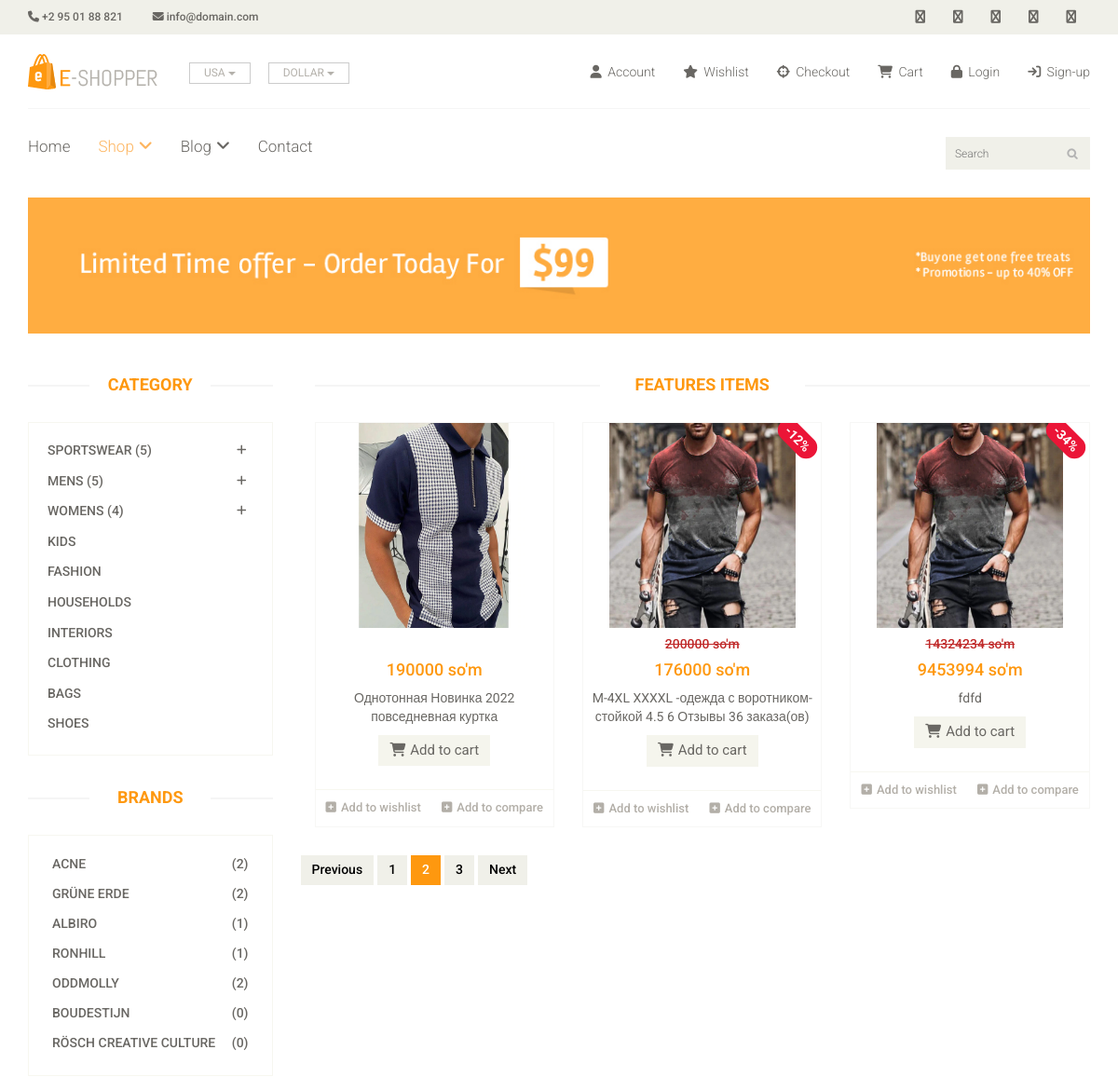
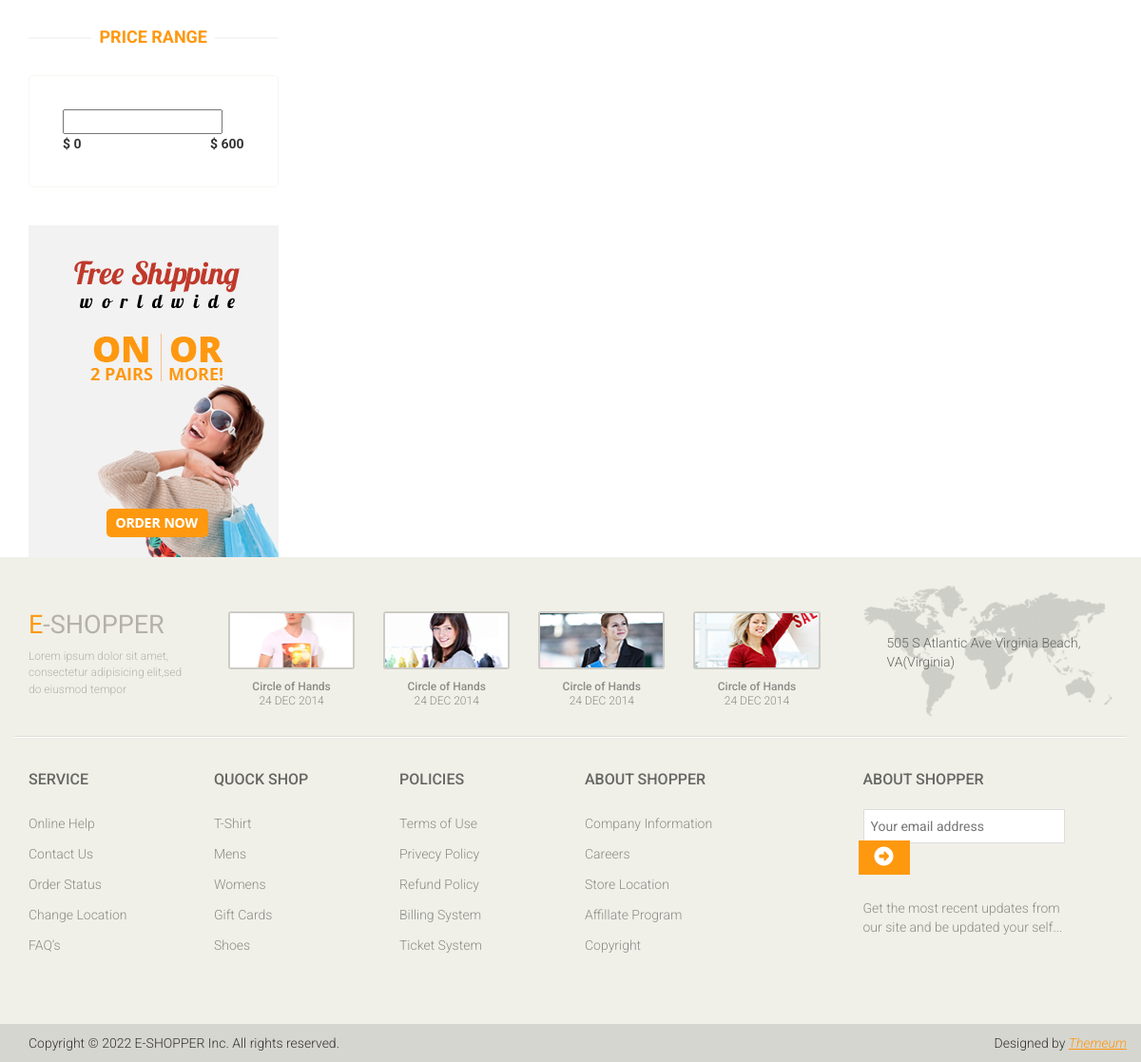
Screenshot of /shop/?page=2 with the database file from the repository (2 pictures, top to bottom).
### pages/models.py (models this page shows, shortened)
class Category(models.Model):
    name = models.CharField(max_length=250, null=True)

class SubCategory(models.Model):
    subId = models.ForeignKey(Category, related_name='subcategory', on_delete=models.SET_NULL, null=True)
    name = models.CharField(max_length=255)

class Brand(models.Model):
    name = models.CharField(max_length=250, null=True)

class Product(models.Model):
    img = models.ImageField(null=True)
    title = models.CharField(max_length=255, null=True)
    category = models.ForeignKey(Category, related_name='category',on_delete=models.SET_NULL, null=True)
    brand = models.ForeignKey(Brand, related_name='brand',on_delete=models.SET_NULL, null=True)
    narx = models.IntegerField(null=True)
    chegirma = models.IntegerField(default=0, null=True)
    soni = models.IntegerField(null=True, default=0)
    holati = models.CharField(max_length=255,null=True)
    def ayir(self):
        return math.floor(self.narx - ((self.narx*self.chegirma)/100))

### pages/views.py (the view)
# urls.py: path('shop/', shop, name='shop'),
def shop(req):
    ct = Category.objects.all()
    brand = Brand.objects.all()
    products = Product.objects.all()
    page = req.GET.get('page', 1)
    paginator = Paginator(products, 3)
    try:
        products = paginator.page(page)
    except PageNotAnInteger:
        products = paginator.page(1)
    except EmptyPage:
        products = paginator.page(paginator.num_pages)
    return render(req, 'shop.html',context={
        'ct':ct,
        'brand':brand,
        'products': products
    })

### templates/shop.html (shortened to what this page needs)
{% extends 'base.html' %}
{% load static %}
{% block content %}
	<section id="advertisement">
		<div class="container">
			<img src="{% static 'images/shop/advertisement.jpg' %}" alt="" />
		</div>
	</section>
	<section>
		<div class="container">
			<div class="row">
				<div class="col-sm-3">
					<div class="left-sidebar">
						<h2>Category</h2>
						<div class="panel-group category-products" id="accordian">
            {% for itemCt in ct%}
              {% if itemCt.subcategory.all %}
                  <div class="panel panel-default">
                <div class="panel-heading">
                  <h4 class="panel-title">
                    <a class="category" data-toggle="collapse" data-category="{{itemCt.id}}" data-parent="#accordian" href="#{{itemCt.name}}">
                      <span class="badge pull-right"><i class="fa fa-plus"></i></span>
                      {{itemCt.name}}  ({{ itemCt.subcategory.all | length }})
                    </a>
                  </h4>
                </div>
              </div>
            {% else %}
              <div class="panel panel-default">
                <div class="panel-heading">
                  <h4 class="panel-title">
                    <a class="category" data-category="{{itemCt.id}}" href="#">{{ itemCt.name }}</a>
                  </h4>
                </div>
              </div>
            {% endif %}
              {% endfor %}
						</div>
						<div class="brands_products">
							<h2>Brands</h2>
							<div class="brands-name">
								<ul class="nav nav-pills nav-stacked">
									{% for itemBrand in brand %}
                                    <li><a href=""> <span class="pull-right">({{ itemBrand.brand.count }})</span>{{ itemBrand.name }}</a></li>
                                    {% endfor %}
								</ul>
							</div>
						</div>
						<div class="price-range">
							<h2>Price Range</h2>
							<div class="well">
								 <input type="text" class="span2" value="" data-slider-min="0" data-slider-max="600" data-slider-step="5" data-slider-value="[250,450]" id="sl2" ><br />
								 <b>$ 0</b> <b class="pull-right">$ 600</b>
							</div>
						</div>
						<div class="shipping text-center">
							<img src="images/home/shipping.jpg" alt="" />
						</div>
					</div>
				</div>
				<div class="col-sm-9 padding-right">
					<div class="features_items">
						<h2 class="title text-center">Features Items</h2>
	                    {% for pro in products %}
                            <div class="col-sm-4">
							<div  class="product-image-wrapper">
								<div  class="single-products">
									<div  class="productinfo text-center">
										<img style="height: 220px;width: 200px;background-size: cover;z-index: 100;" class="" src="{{ pro.img.url }}" alt="" />
										<h4 >
                                            {% if pro.chegirma > 0 %}
                                                <h5><del  style="color: #c02a2a;margin-top: 45px;">{{ pro.narx }} so'm</del></h5>
                                                <h4 style="color: #FE980F">{{ pro.ayir }} so'm</h4>
                                                <p >{{ pro.title }}</p>
                                            {% else %}
                                                <h4 style="color: #FE980F;margin-top: 35px";>{{ pro.narx }} so'm</h4>
                                                <p >{{ pro.title }}</p>
                                            {% endif %}
                                        </h4>
										<a href="#" class="btn btn-default add-to-cart"><i class="fa fa-shopping-cart"></i>Add to cart</a>
									</div>
									<div class="product-overlay">
                                        {% if pro.chegirma > 0 %}
                                            <p class="new chegirma">-{{ pro.chegirma }}%</p>
                                        {% endif %}
										<div class="overlay-content">
										</div>
									</div>
								</div>
								<div class="choose">
									<ul class="nav nav-pills nav-justified">
										<li><a href=""><i class="fa fa-plus-square"></i>Add to wishlist</a></li>
										<li><a href=""><i class="fa fa-plus-square"></i>Add to compare</a></li>
									</ul>
								</div>
							</div>
						</div>
                        {% endfor %}
					</div>
                          <div class="row">
                              <div class="col-12">
                                {% if products.has_other_pages %}
                                <ul class="pagination">
                                 {% if products.has_previous %}
                                  <li class="page-item"><a class="page-link" href="?page={{ products.previous_page_number }}">Previous</a></li>
                                {% else %}
                                  <li class="page-item disabled"><span class="page-link">Previous</span></li>
                                  {% endif %}
                                {% for i in products.paginator.page_range %}
                                  {% if products.number == i %}
                                  <li class="page-item active" aria-current="page"><a class="page-link" href="#">{{ i }}</a></li>
                                  {% else %}
                                  <li class="page-item"><a class="page-link" href="?page={{ i }}">{{ i }}</a></li>
                                  {% endif %}
                                  {% endfor %}
                                {% if products.has_next %}
                                  <li class="page-item"><a class="page-link" href="?page={{ products.next_page_number }}">Next</a></li>
                                {% else %}
                                  <li class="page-item disabled"><span class="page-link">Next</span></li>
                                  {% endif %}
                                </ul>
                                {% endif %}
                              </div>
                          </div>
				</div>
			</div>
		</div>
	</section>
	{% endblock content %}

### rows the page displays
Category: name "SPORTSWEAR", subcategory.all|length "5"
Category: name "MENS", subcategory.all|length "5"
Category: name "WOMENS", subcategory.all|length "4"
Category: name "KIDS"
Category: name "FASHION"
Category: name "HOUSEHOLDS"
Category: name "INTERIORS"
Category: name "CLOTHING"
Category: name "BAGS"
Category: name "SHOES"
Brand: brand.count "2", name "ACNE"
Brand: brand.count "2", name "GRÜNE ERDE"
Brand: brand.count "1", name "ALBIRO"
Brand: brand.count "1", name "RONHILL"
Brand: brand.count "2", name "ODDMOLLY"
Brand: brand.count "0", name "BOUDESTIJN"
Brand: brand.count "0", name "RÖSCH CREATIVE CULTURE"
Product: img (picture), narx "190000", title "Однотонная Новинка 2022 повседневная куртка"
Product: img (picture), narx "200000", ayir "176000", title "M-4XL XXXXL -одежда с воротником-стойкой 4.5 6 Отзывы 36 заказа(ов)", chegirma "12"
Product: img (picture), narx "14324234", ayir "9453994", title "fdfd", chegirma "34"

### other values shown
{{ i }} "1" "3"
{{ i }} "2"
